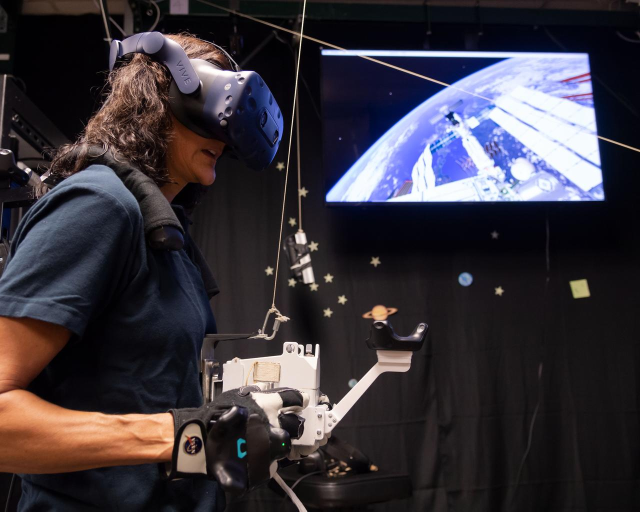
#> input picture Maquina de redes/00_Serie/recursos/_raw/astronauta.jpg, 1280 x 1023 px (shown at 1/2 size)
$ python make_cover.py ../../../00_Serie/recursos/_raw/astronauta.jpg ../../../00_Serie/recursos/_raw/busto_marmol.jpg ../../../00_Serie/recursos/_raw/busto_marmol.jpg ../../../00_Serie/recursos/_raw/busto_marmol.jpg
#> lines starting #> are read from the running program, lines starting #| are printed output that depends on the picture
import sys
from PIL import Image, ImageDraw, ImageFont, ImageFilter

W, H = 1080, 1920
SAFE = {"top": 270, "bottom": 480, "left": 65, "right": 120}
RED = (227, 18, 11)
WHITE = (255, 255, 255)
IMPACT = r"C:\Windows\Fonts\impact.ttf"
BLACK_FONT = r"C:\Windows\Fonts\ariblk.ttf"


def base(path):
    img = Image.open(path).convert("RGB")
#> img is the input picture: PIL image 1280x1023 RGB; mean R, G, B 56.8, 51.8, 58.8
    scale = W / img.width
#> scale = 0.844
    img = img.resize((W, round(img.height * scale)), Image.LANCZOS)
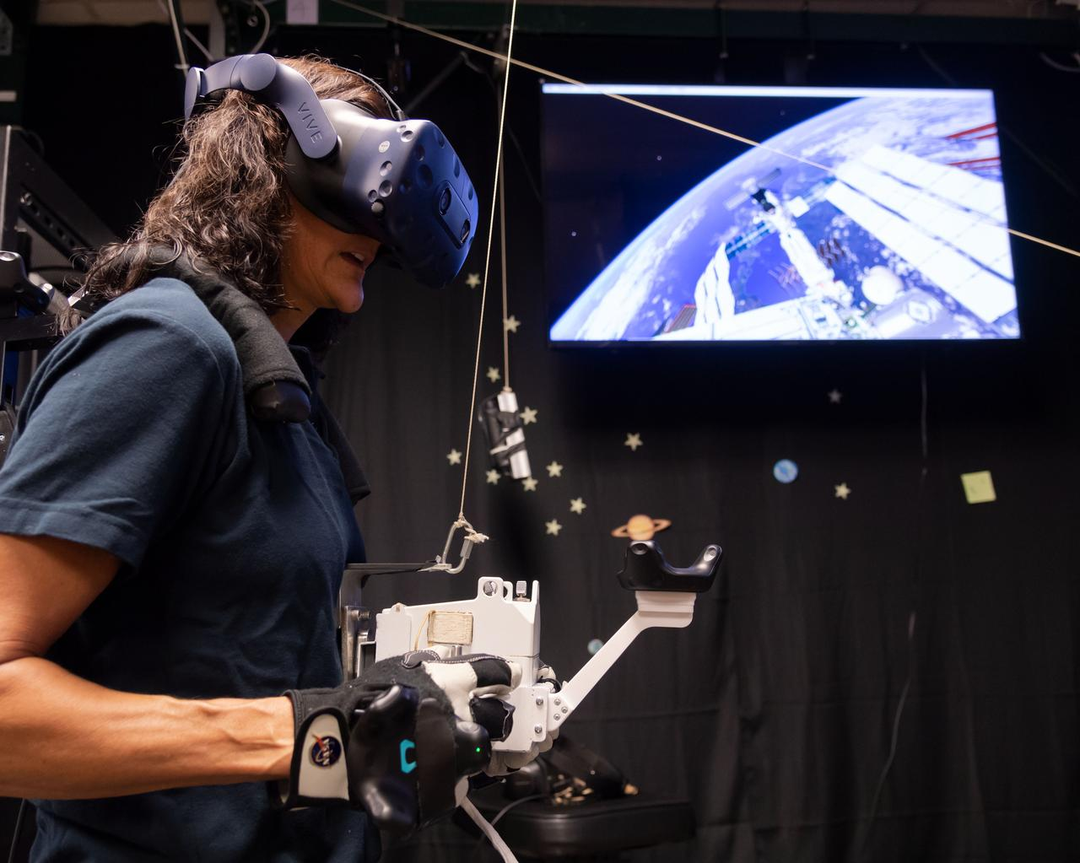
#> img: PIL image 1080x863 RGB; mean R, G, B 56.8, 51.8, 58.8
    canvas = Image.new("RGB", (W, H), (0, 0, 0))
#> canvas: PIL image 1080x1920 RGB; every value is 0
    canvas.paste(img, (0, (H - img.height) // 2))
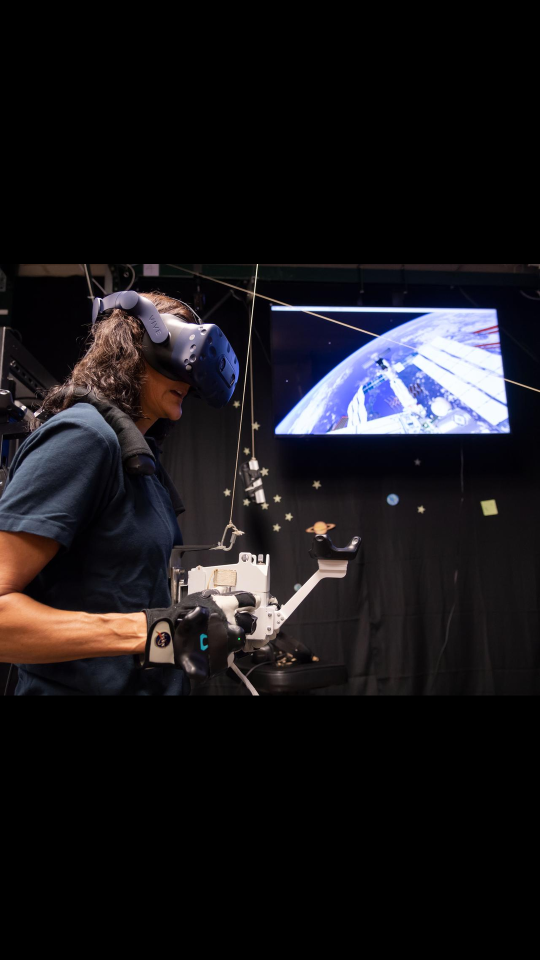
#> canvas: PIL image 1080x1920 RGB (shown at 1/2 size); mean R, G, B 25.5, 23.3, 26.4
    return canvas


def gradient(canvas, y0, y1, peak=235):
#> called with y0 = 930, y1 = 1500, peak = 235
    layer = Image.new("RGBA", canvas.size, (0, 0, 0, 0))
#> layer: PIL image 1080x1920 RGBA; every value is 0
    px = layer.load()
    for y in range(y0, y1):
        t = (y - y0) / (y1 - y0)
        a = int(peak * min(1.0, t * 2.2) if t < 0.5 else peak)
        for x in range(canvas.width):
            px[x, y] = (0, 0, 0, a)
    return Image.alpha_composite(canvas.convert("RGBA"), layer).convert("RGB")


def text(draw, xy, s, font, fill, stroke=0, anchor="la"):
    draw.text(xy, s, font=font, fill=fill, stroke_width=stroke, stroke_fill=(0, 0, 0), anchor=anchor)


def glow(canvas, xy, s, font, color, radius=22, anchor="la"):
#> called with xy = (540, 1290), s = '42 DÍAS', color = (227, 18, 11), radius = 26, anchor = 'ms'
    layer = Image.new("RGBA", canvas.size, (0, 0, 0, 0))
    ImageDraw.Draw(layer).text(xy, s, font=font, fill=color + (255,), anchor=anchor)
    layer = layer.filter(ImageFilter.GaussianBlur(radius))
    return Image.alpha_composite(canvas.convert("RGBA"), layer).convert("RGB")
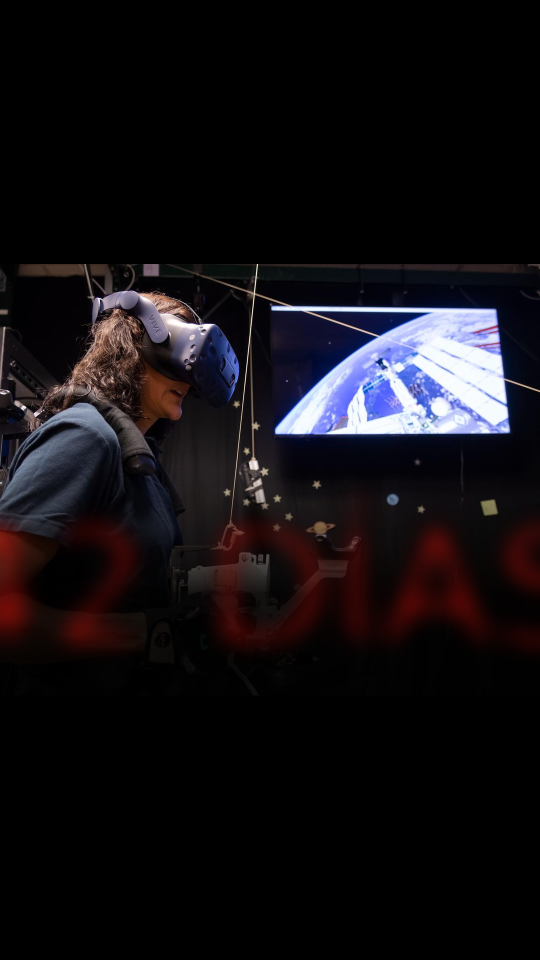
#> returned value: PIL image 1080x1920 RGB (shown at 1/2 size); mean R, G, B 19.3, 16, 19.5


def cover_a(src, out):
    c = gradient(base(src), 930, 1500)
    c = glow(c, (W // 2, 1290), "42 DÍAS", ImageFont.truetype(IMPACT, 330), RED, 26, "ms")
    d = ImageDraw.Draw(c)
    text(d, (W // 2, 1085), "TENGO", ImageFont.truetype(IMPACT, 96), WHITE, 4, "ms")
    text(d, (W // 2, 1290), "42 DÍAS", ImageFont.truetype(IMPACT, 330), RED, 6, "ms")
    text(d, (W // 2, 1420), "PARA CAMBIAR LOOVO", ImageFont.truetype(IMPACT, 98), WHITE, 4, "ms")
    f = ImageFont.truetype(BLACK_FONT, 46)
    label = "DÍA 1 DE 42"
    tw = d.textlength(label, font=f)
#> tw = 276.6
    x0 = (W - tw) / 2 - 34
#> x0 = 367.7
    d.rounded_rectangle((x0, 286, x0 + tw + 68, 360), radius=37, fill=RED)
    text(d, (W / 2, 323), label, f, WHITE, 0, "mm")
    c.save(out)


def cover_b(src, out):
    c = gradient(base(src), 930, 1500)
    c = glow(c, (W // 2, 1250), "42 DÍAS", ImageFont.truetype(IMPACT, 330), RED, 26, "ms")
#> call 2 of glow, with xy = (540, 1250), s = '42 DÍAS', color = (227, 18, 11), radius = 26, anchor = 'ms'
#> in glow (call 2), `layer = layer.filter(ImageFilter.GaussianBlur(radius))`:
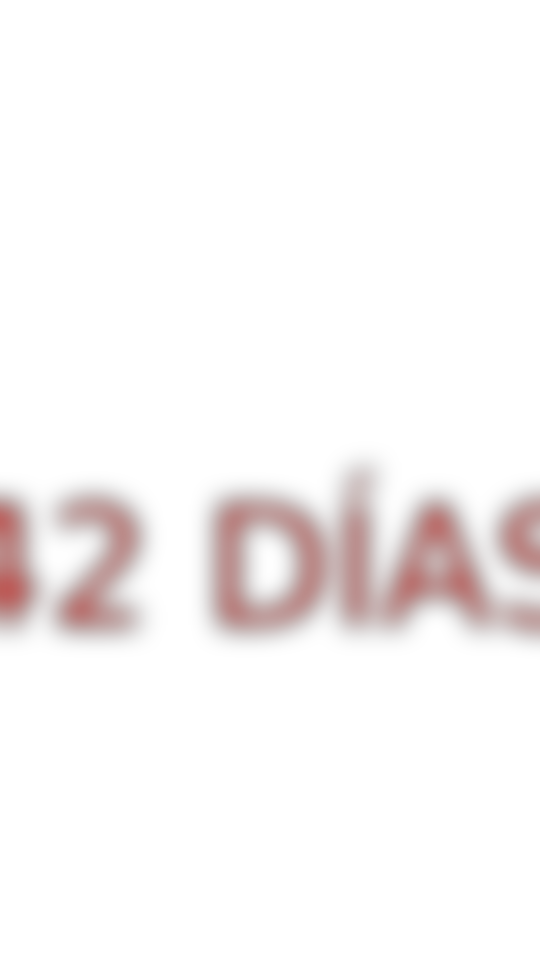
#> layer: PIL image 1080x1920 RGBA (shown at 1/2 size); mean R, G, B, A 8.8, 0.7, 0.4, 9.6; transparent parts drawn white
#> in glow (call 2), `return Image.alpha_composite(canvas.convert("RGBA"), layer).convert("R..`:
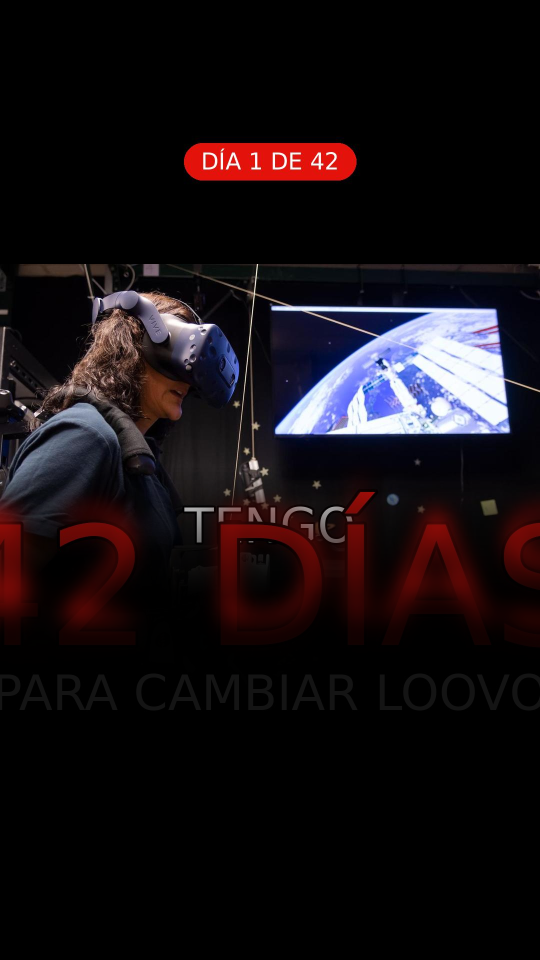
#> returned value: PIL image 1080x1920 RGB (shown at 1/2 size); mean R, G, B 22.4, 15.9, 19.1
    d = ImageDraw.Draw(c)
    text(d, (W // 2, 1250), "42 DÍAS", ImageFont.truetype(IMPACT, 330), WHITE, 6, "ms")
    text(d, (W // 2, 1365), "VS", ImageFont.truetype(IMPACT, 80), RED, 3, "ms")
    text(d, (W // 2, 1450), "2.000 EMPRESARIOS", ImageFont.truetype(IMPACT, 104), WHITE, 4, "ms")
    c.save(out)
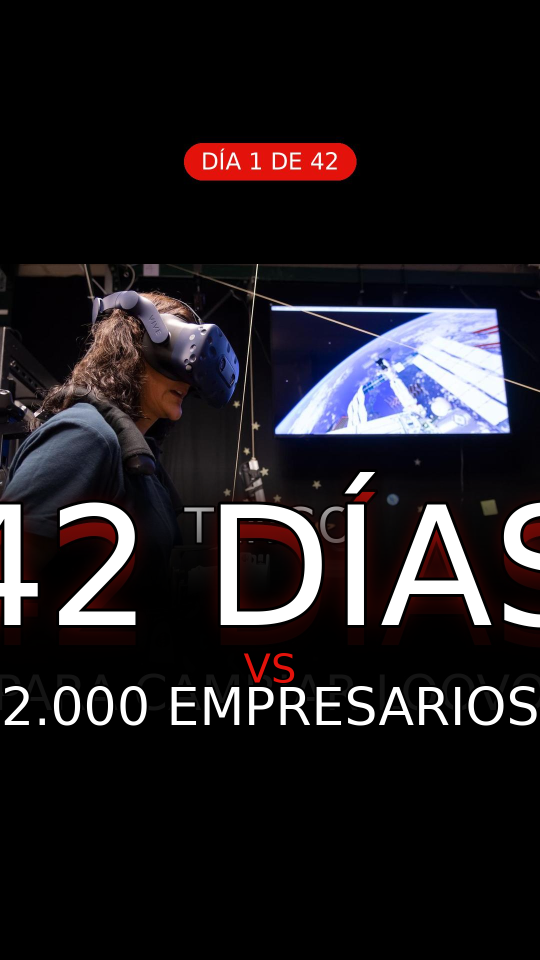
#> saved as busto_marmol.jpg: PIL image 1080x1920 RGB (shown at 1/2 size); mean R, G, B 32.3, 28.3, 31.6


def safe_check(path, out):
#> called with out = 'check_A.png'
    img = Image.open(path).convert("RGBA")
#> img: PIL image 1080x1920 RGBA
    over = Image.new("RGBA", img.size, (0, 0, 0, 0))
    d = ImageDraw.Draw(over)
    red = (255, 0, 0, 90)
    d.rectangle((0, 0, W, SAFE["top"]), fill=red)
    d.rectangle((0, H - SAFE["bottom"], W, H), fill=red)
    d.rectangle((0, SAFE["top"], SAFE["left"], H - SAFE["bottom"]), fill=red)
    d.rectangle((W - SAFE["right"], SAFE["top"], W, H - SAFE["bottom"]), fill=red)
    d.rectangle((0, 240, W, 1680), outline=(0, 255, 255, 255), width=4)
    Image.alpha_composite(img, over).convert("RGB").save(out)
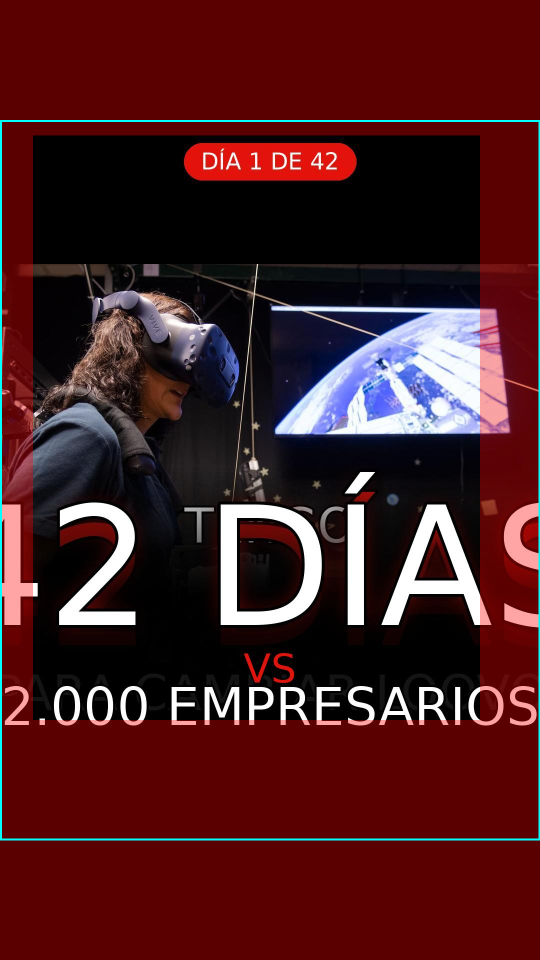
#> saved as check_A.png: PIL image 1080x1920 RGB (shown at 1/2 size); mean R, G, B 74.2, 28.8, 31.9


if __name__ == "__main__":
    cover_a(sys.argv[1], sys.argv[3])
    cover_b(sys.argv[2], sys.argv[4])
    safe_check(sys.argv[3], "check_A.png")
    safe_check(sys.argv[4], "check_B.png")
    print("ok")

$ run again, on Maquina de redes/00_Serie/recursos/_raw/cohete.jpg
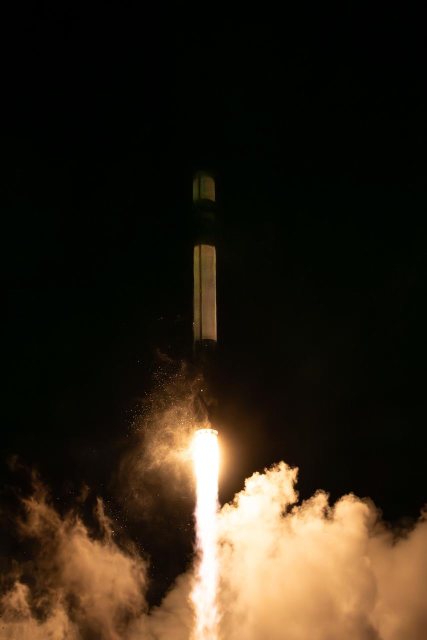
#> input picture Maquina de redes/00_Serie/recursos/_raw/cohete.jpg, 853 x 1280 px (shown at 1/2 size)
#> in base, img is the input picture: PIL image 853x1280 RGB; mean R, G, B 46.3, 36.2, 23
#> in glow, `return Image.alpha_composite(canvas.convert("RGBA"), layer).convert("R..`:
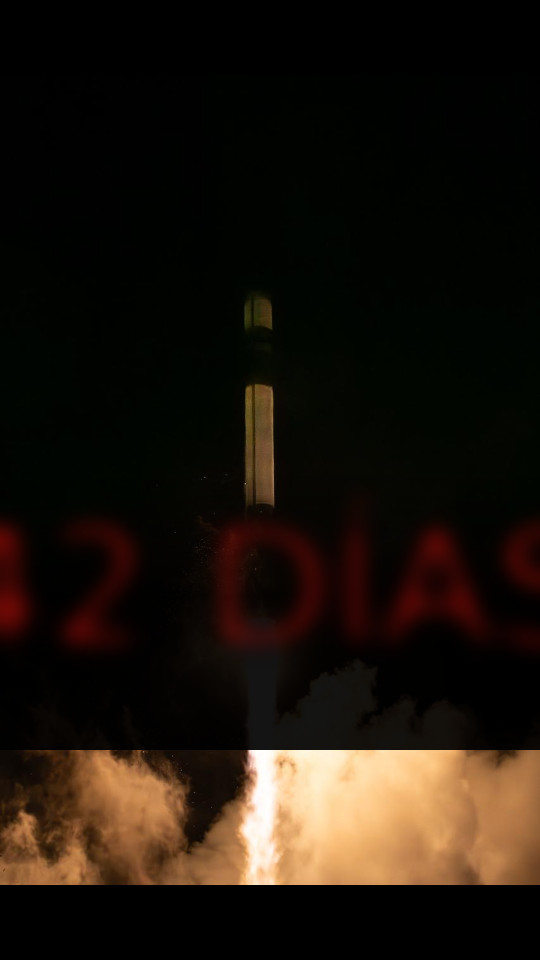
#> returned value: PIL image 1080x1920 RGB (shown at 1/2 size); mean R, G, B 29, 20.6, 12.6
#> tw = 276.6
#> x0 = 367.7
#> in safe_check, `Image.alpha_composite(img, over).convert("RGB").save(out)`:
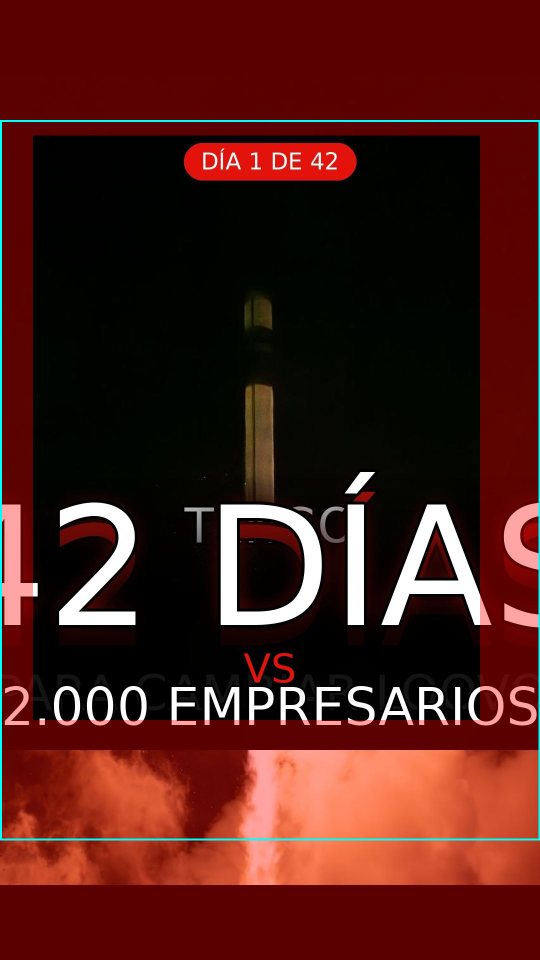
#> saved as check_A.png: PIL image 1080x1920 RGB (shown at 1/2 size); mean R, G, B 76.4, 28, 22.7
